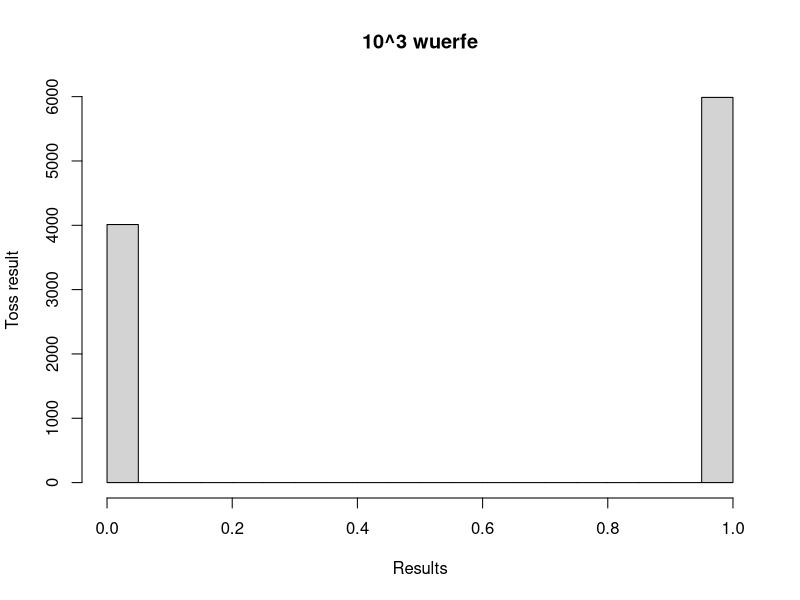
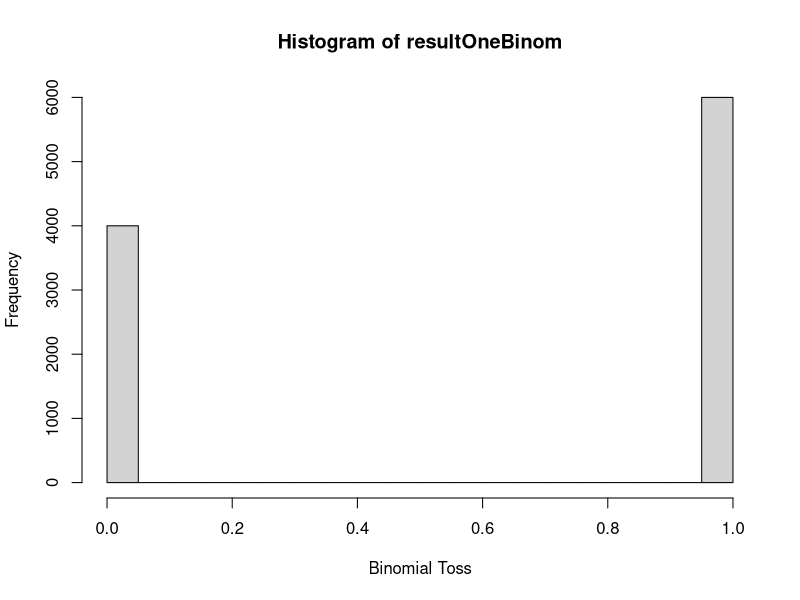

These figures' R source, in order: (Note: this script raises an error after producing the figures.)
# Project 1

################################## Question 1
# 0 = tails, 1 = heads
n <- 1
nsamples <- 10^4

# Ein wenig bearbeitet an dieser Stelle, 
# war fuer mich logischer explicit nur einen coin toss zu
# simulieren

# sample OMEGA={0:1}=0,1 und wird einmal wdh, braucht man also nicht replicate 
result_one_toss <- sample(0:1,n)

# Hier brauchen wir ein replace im sample ansonsten funktioniert es nicht
# Possibly unfair mapped by the probability
result_n_tosses <- sample(0:1,nsamples,replace=TRUE, c(0.4,0.6))

resultOneBinom = rbinom(nsamples,1,0.6) 


# xlab fuer die x achse, ylab fuer die y achse, main fuer den Titel der Tabelle
hist(result_n_tosses, xlab="Results", ylab="Toss result", main="10^3 wuerfe")
# Doesn't make sense to display => hist(result_one_toss, main="One Toss")
hist(resultOneBinom, xlab="Binomial Toss")


################################## Question 2 a.)

# OMEGA=1:6, druckt eine Liste 1,2,3,4,5,6 ist ganz praktisch
OMEGA_2a <- 1:6
num_of_dice_2a <- 4
N_2a <- 10^5

# simuliere hier lediglich die 4 simultanen Wuerfe
# Wenn ihr den Befehl ohne hist ausfuehrt seht ihr die Tabelle, passt genau auf die Anfrage
toss_four_dice_2a <- replicate(num_of_dice_2a,sample(OMEGA_2a,N_2a,replace=TRUE))

mean_of_relative_frequency_2a <- mean(apply(toss_four_dice_2a,1,function(i) if(i[1]==6 || i[2]==6 || i[3]==6 || i[4]==6) 1 else 0))



################################### Question 2 b.)
OMEGA_2b <- 1:6
num_of_dice_2b <- 2
num_of_events_2b <- 24

# Wenn ihr den Befehl ohne hist ausfuehrt seht ihr die Tabelle, passt genau auf die Anfrage
toss_2b <- function () replicate(num_of_dice_2b,sample(OMEGA_2b,num_of_events_2b, replace=TRUE))

repeat_experiment <- replicate(10^5, toss_2b())

mean_of_relative_frequency_2b <- mean(apply(repeat_experiment,1,function(i) if(is.element(i,6)) 1 else 0))

comparison_2 <- c(mean_of_relative_frequency_2a, mean_of_relative_frequency_2b)
print("For 2a the probability is: ")
print(comparison_2[1])
print("and for 2b:") 
print(comparison_2[2])


################################ Question 3.)

lottery_numbers <- c(2,16,5,20,7,5)
lottery <- function() sample(1:49,6,replace=FALSE)

have_i_won_something <- replicate(10^4,sum(is.element(lottery(),lottery_numbers)))

print("Die Wahrscheinlichkeiten von keinen richtigen =1 bis 6 richtige = 7")
print(lapply(0:6, function(i) mean(is.element(have_i_won_something,i))))

hist(have_i_won_something, main="Aufgabe 3", xlab="# of correct guesses", ylab="How many times");
